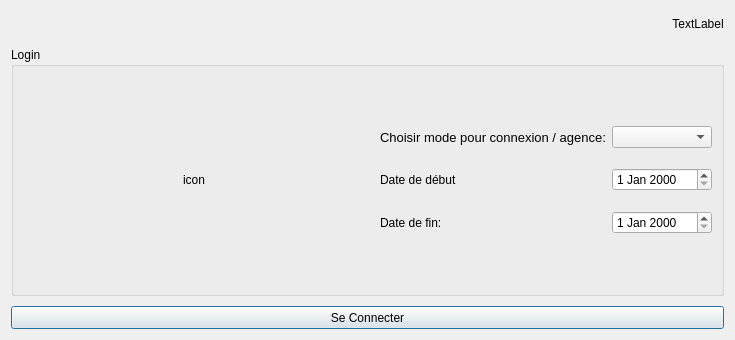
<?xml version="1.0" encoding="UTF-8"?>
<ui version="4.0">
 <class>Login</class>
 <widget class="QDialog" name="Login">
  <property name="geometry">
   <rect>
    <x>0</x>
    <y>0</y>
    <width>735</width>
    <height>340</height>
   </rect>
  </property>
  <property name="windowTitle">
   <string>Dialog</string>
  </property>
  <layout class="QVBoxLayout" name="verticalLayout_2">
   <item>
    <layout class="QVBoxLayout" name="verticalLayout">
     <property name="spacing">
      <number>10</number>
     </property>
     <property name="leftMargin">
      <number>0</number>
     </property>
     <property name="topMargin">
      <number>0</number>
     </property>
     <item alignment="Qt::AlignRight">
      <widget class="QLabel" name="DateTime">
       <property name="text">
        <string>TextLabel</string>
       </property>
       <property name="alignment">
        <set>Qt::AlignCenter</set>
       </property>
      </widget>
     </item>
     <item>
      <widget class="QGroupBox" name="horizontalGroupBox">
       <property name="title">
        <string>Login</string>
       </property>
       <layout class="QHBoxLayout" name="horizontalLayout_3">
        <item alignment="Qt::AlignHCenter|Qt::AlignVCenter">
         <widget class="QLabel" name="Loginicon">
          <property name="minimumSize">
           <size>
            <width>30</width>
            <height>120</height>
           </size>
          </property>
          <property name="maximumSize">
           <size>
            <width>1000</width>
            <height>100</height>
           </size>
          </property>
          <property name="text">
           <string>icon</string>
          </property>
          <property name="alignment">
           <set>Qt::AlignCenter</set>
          </property>
         </widget>
        </item>
        <item>
         <layout class="QFormLayout" name="formLayout">
          <property name="formAlignment">
           <set>Qt::AlignCenter</set>
          </property>
          <property name="verticalSpacing">
           <number>20</number>
          </property>
          <property name="leftMargin">
           <number>9</number>
          </property>
          <property name="topMargin">
           <number>50</number>
          </property>
          <property name="bottomMargin">
           <number>50</number>
          </property>
          <item row="0" column="0">
           <widget class="QLabel" name="label">
            <property name="font">
             <font>
              <pointsize>10</pointsize>
             </font>
            </property>
            <property name="text">
             <string>Choisir mode pour connexion / agence:</string>
            </property>
           </widget>
          </item>
          <item row="0" column="1">
           <widget class="QComboBox" name="agences"/>
          </item>
          <item row="2" column="0">
           <widget class="QLabel" name="label_2">
            <property name="text">
             <string>Date de début</string>
            </property>
           </widget>
          </item>
          <item row="2" column="1">
           <widget class="QDateEdit" name="datedebut"/>
          </item>
          <item row="4" column="0">
           <widget class="QLabel" name="label_3">
            <property name="text">
             <string>Date de fin:</string>
            </property>
           </widget>
          </item>
          <item row="4" column="1">
           <widget class="QDateEdit" name="datefin"/>
          </item>
         </layout>
        </item>
       </layout>
      </widget>
     </item>
     <item>
      <layout class="QHBoxLayout" name="horizontalLayout">
       <item>
        <widget class="QPushButton" name="connexion">
         <property name="minimumSize">
          <size>
           <width>0</width>
           <height>23</height>
          </size>
         </property>
         <property name="text">
          <string>Se Connecter</string>
         </property>
        </widget>
       </item>
      </layout>
     </item>
    </layout>
   </item>
  </layout>
 </widget>
 <resources/>
 <connections/>
</ui>
